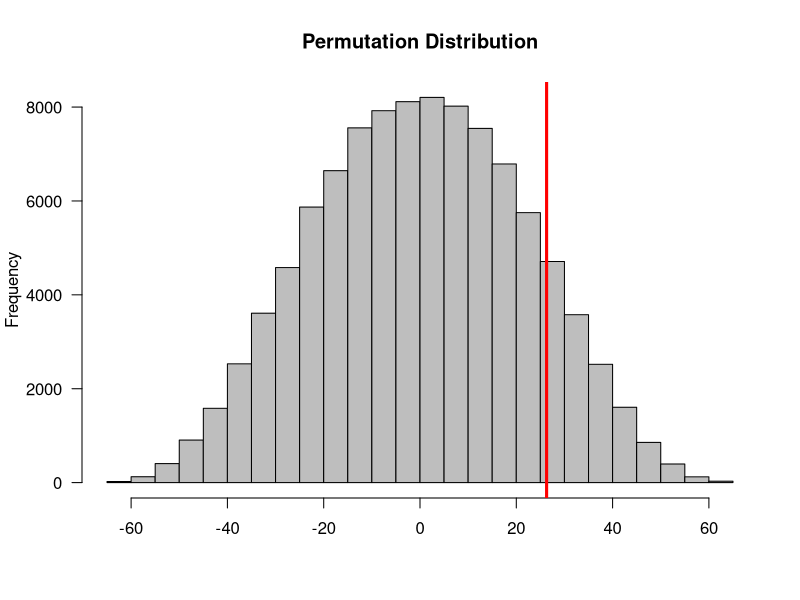

This chart was generated by the following R code:
# Generating data
set.seed(24601)
d <- as.data.frame(cbind(rnorm(1:20, 500, 50), c(rep(0, 10), rep(1, 10))))
View(d)
treatment <- d$V2
outcome <- d$V1

#Difference in means
original <- diff(tapply(outcome, treatment, mean))
mean(outcome[treatment==1])-mean(outcome[treatment==0])

#Permutation test
permutation.test <- function(treatment, outcome, n){
        distribution=c()
        result=0
        for(i in 1:n){
                distribution[i]=diff(by(outcome, sample(treatment, length(treatment), FALSE), mean))
        }
        result=sum(abs(distribution) >= abs(original))/(n)
        return(list(result, distribution))
}

test1 <- permutation.test(treatment, outcome, 100000)
hist(test1[[2]], breaks=25, col='grey', main="Permutation Distribution", las=1, xlab='')
abline(v=original, lwd=3, col="red")

test1[[1]]


#Compare to t-test
t.test(outcome~treatment)